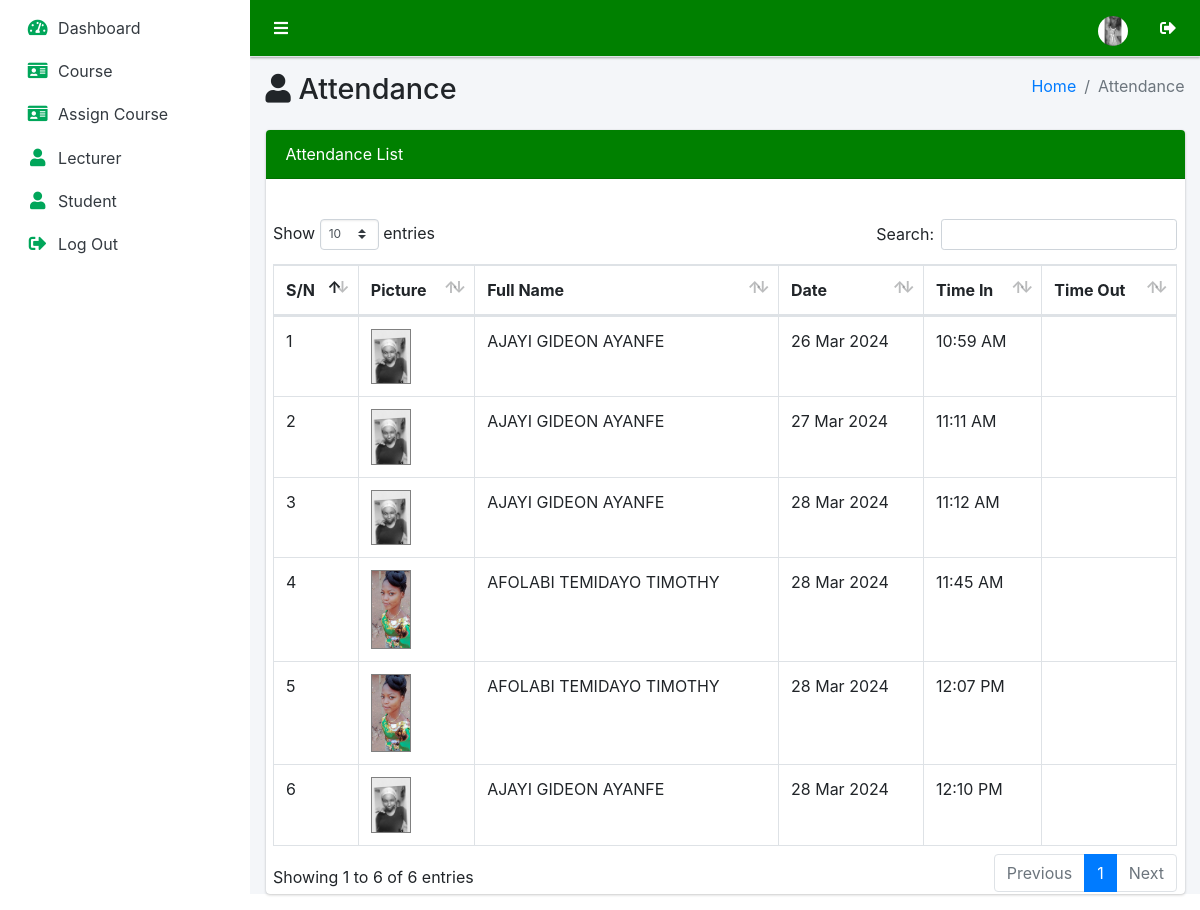
Page /admin/attendance.php (signed in) on the committed database.
### tables this page shows
CREATE TABLE `tbluser` (
  `id` int NOT NULL,
  `matricno` varchar(100) DEFAULT NULL,
  `fullname` varchar(100) NOT NULL,
  `email` varchar(50) NOT NULL,
  `phone` varchar(15) DEFAULT NULL,
  `gender` varchar(10) DEFAULT NULL,
  `level` varchar(10) DEFAULT NULL,
  `program` varchar(5) DEFAULT NULL,
  `department` varchar(50) DEFAULT NULL,
  `faculty` varchar(10) DEFAULT NULL,
  `password` text NOT NULL,
  `picture` varchar(100) NOT NULL,
  `usertype` varchar(10) NOT NULL,
  `status` varchar(10) NOT NULL
);

CREATE TABLE `tblattendance` (
  `id` int NOT NULL,
  `matricno` varchar(100) NOT NULL,
  `lecturer_id` int NOT NULL,
  `course_code` varchar(20) NOT NULL,
  `_date` varchar(20) NOT NULL,
  `time_in` varchar(20) NOT NULL,
  `time_out` varchar(20) DEFAULT NULL,
  `session` varchar(20) DEFAULT NULL,
  `semester` varchar(20) DEFAULT NULL,
  `date_added` timestamp NOT NULL DEFAULT CURRENT_TIMESTAMP
);

### core/init.php (called while the page is built, shortened)
<?php
	include('database/config.php');
	include('classes/GlobalClass.php');
	include('classes/User.php');
	include('classes/Attendance.php');
	global $pdo;
	$globalclass = new GlobalClass($pdo);
	$user = new User($pdo);
?>

### core/classes/GlobalClass.php (called while the page is built, shortened)
<?php
	class GlobalClass {
		protected $pdo;
		function __construct($pdo){
			$this->pdo = $pdo;
		}
		public function selectByOneColumn($column,$table,$value){
        	$stmt = $this->pdo->prepare("SELECT * FROM `$table` WHERE `$column` = '$value' ");
        	$stmt->execute();
			return $stmt->fetch(PDO::FETCH_OBJ);
        }
	}
?>

### core/classes/User.php (called while the page is built, shortened)
<?php
	class User extends GlobalClass {
		protected $pdo;
		function __construct($pdo){
			$this->pdo = $pdo;
		}
		public function fetch(){
        	$stmt = $this->pdo->prepare("SELECT u.*,c._date,c.time_in,c.time_out FROM tbluser AS u INNER JOIN tblattendance AS c ON u.matricno = c.matricno");
        	$stmt->execute();
        	return $stmt->fetchAll();
        }
	}
?>

### admin/attendance.php (the view, shortened to what this page needs)
<?php
   require('../core/validate/user.php');
   if(isset($_SESSION['user']) AND !empty($_SESSION['user'])){
      $getUser = $globalclass->selectByOneColumn('email','tbluser',$_SESSION['user']);
   }else{
      header('location: ./');
   }
?>
<!DOCTYPE html>
<html lang="en">
<head>
   <link rel="stylesheet" href="../asset/fontawesome/css/all.min.css">
   <link rel="stylesheet" href="../asset/css/adminlte.min.css">
   <link rel="stylesheet" href="../asset/tables/datatables-bs4/css/dataTables.bootstrap4.min.css">
</head>
<body class="hold-transition sidebar-mini layout-fixed">
   <div class="wrapper">
      <nav class="main-header navbar navbar-expand navbar-light elevation-1" style="background-color: green;">
         <?php include('includes/navbar.php'); ?>
      </nav>
      <aside class="main-sidebar sidebar-light-primary ">
         <?php include('includes/sidebar.php'); ?>
      </aside>
         <div class="content-wrapper">
            <div class="content-header">
               <div class="container-fluid">
                  <div class="row mb-2">
                     <div class="col-sm-6">
                        <h1 class="m-0"><span class="fa fa-user"></span> Attendance</h1>
                     </div>
                     <div class="col-sm-6">
                        <ol class="breadcrumb float-sm-right">
                           <li class="breadcrumb-item"><a href="#">Home</a></li>
                           <li class="breadcrumb-item active">Attendance</li>
                        </ol>
                     </div>
                  </div>
               </div>
            </div>
            <section class="content">
               <div class="container-fluid">
                  <div class="card card-info">
                     <div class="card-header" style="background-color: green;">
                        Attendance List
                     </div>
                     <br>
                     <div class="col-md-12 mt-3">
                        <table id="example1" class="table table-bordered">
                           <thead>
                              <tr>
                                 <th>S/N</th>
                                 <th>Picture</th>
                                 <th>Full Name</th>
                                 <th>Date</th>
                                 <th>Time In</th>
                                 <th>Time Out</th>
                              </tr>
                           </thead>
                           <tbody>
                              <?php $i = 1; foreach($user->fetch() as $getattendance){ ?>
                              <tr>
                                 <td><?= $i++; ?></td>
                                 <td><img src="../image/<?= $getattendance[11]; ?>" width="40" style="border: 1px solid gray;"></td>
                                 <td><?= strtoupper($getattendance[2]); ?></td>
                                 <td><?= $getattendance[14]; ?></td>
                                 <td><?= $getattendance[15]; ?></td>
                                 <td><?= $getattendance[16]; ?></td>
                              </tr>
                              <?php } ?>
                           </tbody>
                        </table>
                     </div>
                  </div>
               </div>
            </section>
         </div>
      </div>
   </body>
</html>

### admin/includes/navbar.php
<ul class="navbar-nav">
   <li class="nav-item">
      <a class="nav-link" data-widget="pushmenu" href="#" role="button"><i class="fas fa-bars"></i></a>
   </li>
</ul>
<ul class="navbar-nav ml-auto">
   <li class="nav-item">
      <a class="nav-link" href="#" role="button">
         <img src="../image/<?= $getUser->picture; ?>" class="img-circle " alt="User Image" width="30">
      </a>
   </li>
   <li class="nav-item">
      <a class="nav-link" data-widget="fullscreen" href="logout">
         <i class="fas fa-sign-out-alt"></i>
      </a>
   </li>
</ul>

### admin/includes/sidebar.php
<div class="sidebar">
            <nav class="mt-2">
               <ul class="nav nav-pills nav-sidebar flex-column" data-widget="treeview" role="menu"
                  data-accordion="false">
                  <li class="nav-item">
                     <a href="dashboard" class="nav-link">
                        <i class="nav-icon fa fa-tachometer-alt"></i>
                        <p>
                           Dashboard
                        </p>
                     </a>
                  </li>
                  <li class="nav-item">
                     <a href="add-courses" class="nav-link">
                        <i class="nav-icon fa fa-id-card"></i>
                        <p>
                           Course
                        </p>
                     </a>
                  </li>
                  <li class="nav-item">
                     <a href="assign-course" class="nav-link">
                        <i class="nav-icon fa fa-id-card"></i>
                        <p>
                           Assign Course
                        </p>
                     </a>
                  </li>
                  <li class="nav-item">
                     <a href="add-lecturer" class="nav-link">
                        <i class="nav-icon fa fa-user"></i>
                        <p>
                           Lecturer
                        </p>
                     </a>
                  </li>
                  <li class="nav-item">
                     <a href="add-student" class="nav-link">
                        <i class="nav-icon fa fa-user"></i>
                        <p>
                           Student
                        </p>
                     </a>
                  </li>
                  <li class="nav-item">
                     <a href="logout" class="nav-link">
                        <i class="nav-icon fas fa-sign-out-alt"></i>
                        <p>
                           Log Out
                        </p>
                     </a>
                  </li>
               </ul>
            </nav>
         </div>

### admin/attendance.php (style rules this page uses)
ul.nav-sidebar li a i { color: rgb(0,166,90); }
li a i { color: #fff; }

### rows in the picture
tbluser: picture (picture)
tbluser: picture (picture), fullname "AJAYI GIDEON AYANFE", tblattendance._date "26 Mar 2024", tblattendance.time_in "10:59 AM", tblattendance._date "27 Mar 2024", tblattendance.time_in "11:11 AM", tblattendance._date "28 Mar 2024", tblattendance.time_in "11:12 AM", tblattendance.time_in "12:10 PM"
tbluser: picture (picture), fullname "AFOLABI TEMIDAYO TIMOTHY", tblattendance._date "28 Mar 2024", tblattendance.time_in "11:45 AM", tblattendance.time_in "12:07 PM"
